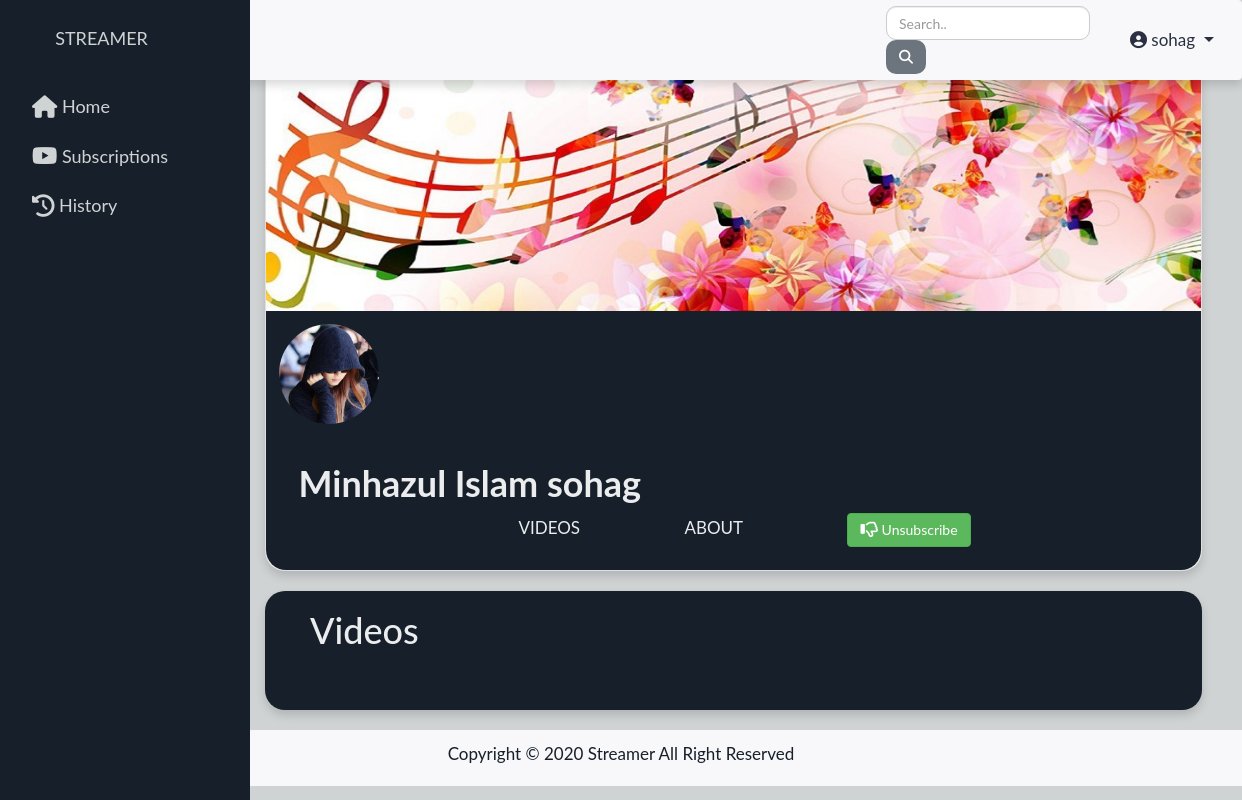
/channel_detail/4/ (signed in), run on an earlier commit of the app's database.
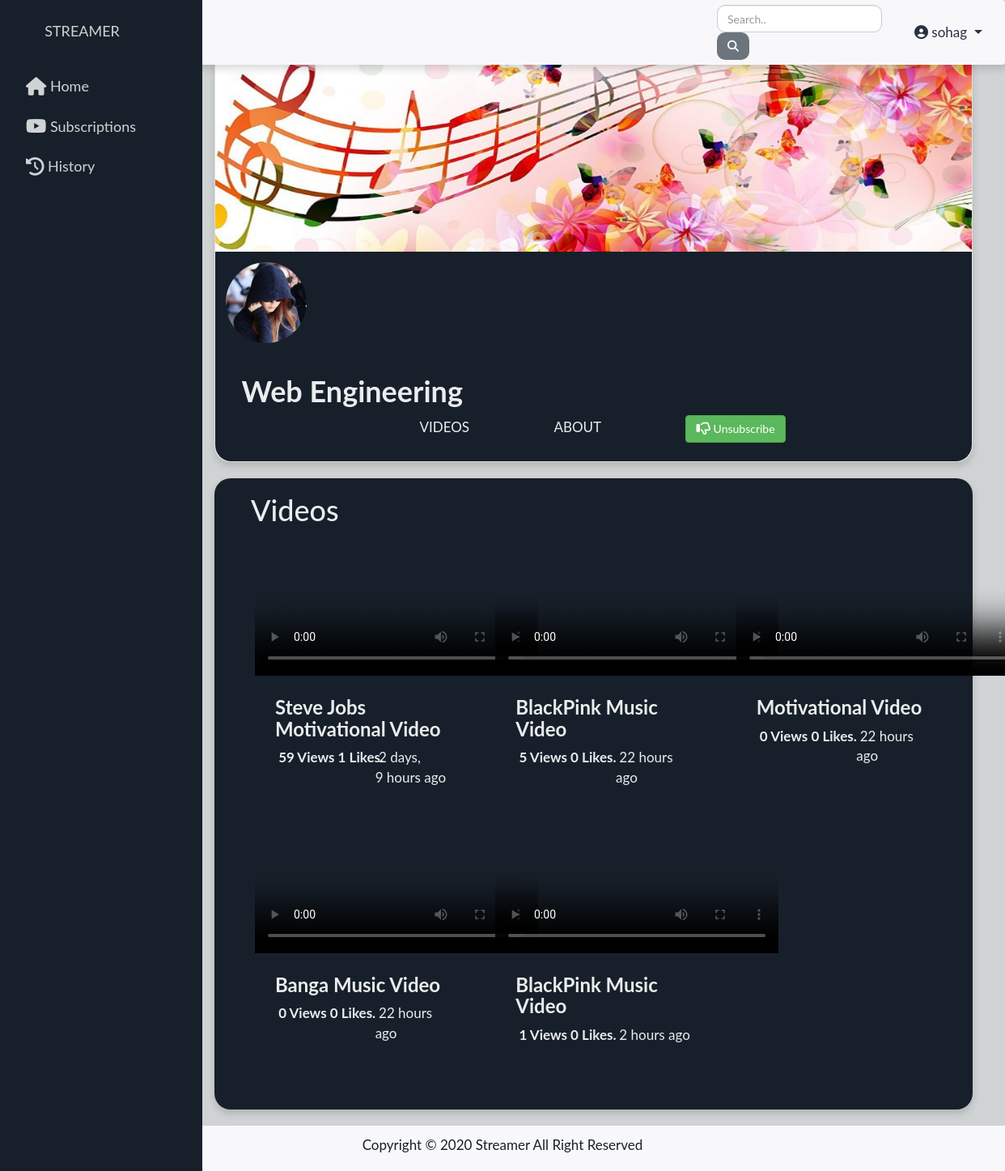
And on a later commit of the database.
### dashboard/models.py (models this page shows, shortened)
class ChannelInfo(models.Model):
    name = models.CharField(max_length=250)
    description = models.TextField(blank=True)
    profile_img = models.ImageField(null=True, blank=True, upload_to='images/')
    cover_img = models.ImageField(null=True, blank=True, upload_to='images/')
    created_on = models.DateTimeField(auto_now=False, auto_now_add=True)
    user_name = models.ForeignKey(User, on_delete=models.CASCADE)
    subscribe = models.ManyToManyField(
        User, blank=True, related_name='subscribe_channel')

class VideoInfo(models.Model):
    title = models.CharField(max_length=250)
    description = models.TextField(blank=True)
    video_content = models.FileField(
        null=True, blank=True, upload_to='videos/')
    video_img = models.ImageField(null=True, blank=True, upload_to='images/')
    created_on = models.DateTimeField(auto_now=False, auto_now_add=True)
    updated = models.DateTimeField(auto_now=True, auto_now_add=False)
    channel_info = models.ForeignKey(ChannelInfo, on_delete=models.CASCADE)
    user_name = models.ForeignKey(User, on_delete=models.CASCADE)
    like = models.ManyToManyField(User, blank=True, related_name='video_post')
    view = models.IntegerField(default=0, null=0, blank=True)
    keyword = models.TextField(blank=True)
    def total_likes(self):
        return self.like.count()

### streameapp/views.py (the view)
# urls.py: path('channel_detail/<pk>/', views.channel_detail, name='channel_detail'),
@login_required
def channel_detail(request, pk):
    channel_detail_item = get_object_or_404(ChannelInfo, pk=pk)
    channel_name = ChannelInfo.objects.filter(user_name=request.user)
    video_item = VideoInfo.objects.filter(channel_info=pk)
    staff2 = get_object_or_404(ChannelInfo, pk=pk)
    subscribed = False
    if staff2.subscribe.filter(pk=request.user.pk).exists():
        subscribed = True
    context = {
        'channel_detail_item': channel_detail_item,
        'channel_name': channel_name,
        'subscribed': subscribed,
        'video_item': video_item
    }
    return render(request, 'frontend/channel_detail.html', context)

### templates/frontend/channel_detail.html (shortened to what this page needs)
{% extends 'base.html' %}
{% load humanize %}
 {% block content %}
<div class="container-fluid main_content">
  <div class="row">
    <div class="col-xl-12">
      <div class="card shadow">
        <img
          class="card-img-top img-fluid cover_pic"
          src="{{ channel_detail_item.cover_img.url }}"
          alt="Card image cap"
        />
        <div class="card-body">
          <div class="card-title">
            <img
              class="img-circle profile_pic"
              src="{{ channel_detail_item.profile_img.url }}"
              alt="Card image cap"
            />
            <h1><b>{{ channel_detail_item.name }}</b></h1>
          </div>
          <div class="channel_option">
            <ul>
              <li>
                <a href="{% url 'channel_detail' pk=channel_detail_item.pk %}">
                  Videos
                </a>
              </li>
              <li>
                <a
                  href="{% url 'channel_detail_about' pk=channel_detail_item.pk %}"
                >
                  About
                </a>
              </li>
              <li>
                <form
                  action="{% url 'subscribe_view' channel_detail_item.pk %}"
                  method="POST"
                >
                  {% csrf_token %} {% if subscribed %}
                  <button type="submit" name="post_id" class="btn btn-success">
                    &nbsp;Unsubscribe
                  </button>
                  {% else %}
                  <button type="submit" name="post_id" class="btn btn-danger">
                    <i class="fa fa-thumbs-o-up fa-lg" aria-hidden="true"></i
                    >&nbsp;Subscribe
                  </button>
                  {% endif %}
                </form>
              </li>
            </ul>
          </div>
        </div>
      </div>
      <div class="about_section shadow">
        {% block about %}
        <h1>Videos</h1>
        <div class="row" style="padding-bottom: 50px">
          {% for data in video_item %}
          <div class="col-xl-4" style="padding-bottom: 20px">
            <a href="{% url 'video_detail' pk=data.pk %}">
              <video width="350" poster="{{ data.video_img.url }}" controls>
                <source
                  src="{{ data.video_content.url }}"
                  type="video/mp4"
                />
              </video>
            </a>
            <div class="row">
              <div class="col-xl">
                <h3><b>{{ data.title }}</b></h3>
              </div>
            </div>
            <div class="row">
              <div class="col-xl-6">
                <p>
                  <b
                    >&nbsp;{{ data.view|intword }}&nbsp;Views&nbsp;{{ data.total_likes|intword }}&nbsp;Likes.</b
                  >
                </p>
              </div>
              <div class="col-xl-6">
                <p>&nbsp;{{ data.created_on|naturaltime }}</p>
              </div>
            </div>
          </div>
          {% endfor %}
        </div>
        {% endblock about %}
      </div>
    </div>
  </div>
</div>
{% endblock content %}

### templates/base.html (shortened to what this page needs)
{% load static %}
<!DOCTYPE html>
<html lang="en">
  <head>
    <link
      rel="stylesheet"
      href='{% static  "./assets/bootstrap/css/bootstrap.min.css" %}'
    />
    <link
      rel="stylesheet"
      href='{% static "./assets/bootstrap/css/Bootsrap-css.css" %}'
    />
    <link
      rel="stylesheet"
      href="https://cdnjs.cloudflare.com/ajax/libs/bootstrap-social/5.1.1/bootstrap-social.css"
    />
    <link rel="stylesheet" href="https://maxcdn.bootstrapcdn.com/bootstrap/3.4.1/css/bootstrap.min.css">
    <link rel="stylesheet" href="{% static "./css/base.css" %}">
  </head>
  <body>
      <nav
        class="navbar navbar-expand-sm shadow fixed-top"
        id="mainNav">
        <div class="container-fluid">
          <div id="mySidenav" class="sidenav">
            <div class="row">
              <div class="navbar_icon">
                <a href="{% url 'home' %}">
                    &nbsp; Streamer
                </a>
              </div>
            </div>
            <br>
            <button class="sidebar-btn">
              <a href="{% url 'home' %}"><i class="fa fa-home fa-lg" aria-hidden="true"></i>&nbsp;Home </a>
            </button>
            <button class="sidebar-btn">
              <a href="{% url 'subscription_view' %}"><i class="fa fa-youtube-play fa-lg" aria-hidden="true"></i>&nbsp;Subscriptions</a>
            </button>
            <button class="sidebar-btn">
              <a href="{% url 'history' %}"><i class="fa fa-history fa-lg" aria-hidden="true"></i>&nbsp;History </a>
            </button>
          </div>
          <div class="collapse navbar-collapse" id="navbarSupportedContent">
            <form
                action="{% url 'search' %}"
                method="GET"
                class="form-inline my-2 my-lg-0 search_style"
                >
              <input
                class="form-control mr-sm-2"
                type="search"
                name="q"
                placeholder="Search.."
                aria-label="Search"
                style="border-radius: 10px;"
              />
              <button class="btn btn-secondary my-2 my-sm-0" type="submit" style="border-radius: 10px;">
                <i class="fa fa-search"></i>
              </button>
            </form>
          </div>
            <div class="navbar-nav ml-auto row">
              <div class="nav-item col col-md col-xl">
                {% if user.is_authenticated %}
                <ul class="navbar-nav ml-auto">
                  <li class="nav-item dropdown">
                    <a
                    class="nav-link dropdown-toggle"
                    href="#"
                    id="userMenu"
                    data-toggle="dropdown"
                    aria-haspopup="true"
                    aria-expanded="false"
                    >
                    <i class="fa fa-user-circle" aria-hidden="true"></i>
                    {{ user.username }}
                    </a>
                  </li>
                </ul>
                {% else %}
                <form class="form-inline ml-auto">
                  <a href="{% url 'login' %}" class="btn btn-danger" style="border-radius: 10px;">Log in</a>
                  <a href="{% url 'signup' %}" class="btn btn-primary ml-2 text-light" style="border-radius: 10px;">Sign up</a>
                </form>
                {% endif %}
              </div>
            </div>
          </div>
      </nav>
      {% block content %}
      {% endblock content %}
      <footer class="py-3 footer" style="margin-top: 0px">
        <p class="text-center" style="margin-top: 2px;">
          Copyright &copy; 2020 Streamer All Right Reserved
        </p>
      </footer>
  </body>
</html>

### static/css/base.css (style rules this page uses)
.row { margin-left: 10px; margin-right: 10px; }
.row:after { content: ""; display: table; clear: both; }

### templates/base.html (style rules this page uses)
body { font-family: "Lato", sans-serif; font-size: 17px; background-color: #D0D3D4; }
.navbar { background-color: #f8f8fb; position: fixed; }
.navbar_icon { margin-left: 20px; text-transform: uppercase; color:#2a3042; }
a.nav-link { color: #2a3042; text-decoration: none; }
.shadow { box-shadow: 0 4px 2px -2px rgba(0, 0, 0, 0.1); }
.sidenav { height: 100%; width: 250px; position: fixed; z-index: 1; top: 0; left: 0; background-color:#17202A; overflow-x: hidden; padding-top: 20px; }
.sidenav a, .dropdown-btn { padding: 6px 8px 6px 16px; text-decoration: none; font-size: 18px; color: #D0D3D4; display: block; border: none; background: none; width: 100%; text-align: left; cursor: pointer; outline: none; }
.sidebar-btn { padding: 6px 8px 6px 16px; text-decoration: none; font-size: 18px; color: #818181; display: block; border: none; background: none; width: 100%; text-align: left; cursor: pointer; outline: none; }
.collapse { padding-left: 280px; }
.search_style { padding-left: 580px; }
footer.footer { background-color: #f8f8fb; color: #17202a; }

### templates/frontend/channel_detail.html (style rules this page uses)
div.main_content { padding-top: 60px; padding-left: 240px; background-color: #d0d3d4; top: 0; }
.card { border-radius: 20px; }
.card-body { color: #eaecee; background-color: #17202a; border-bottom-left-radius: 20px; border-bottom-right-radius: 20px; }
img.profile_pic { border-radius: 50%; width: 100px; height: 100px; }
img.cover_pic { padding-top: 0px; height: 250px; }
.channel_option { margin-left: 0px; padding-left: 100px; }
.channel_option li { list-style-type: none; display: inline-block; padding-left: 100px; text-transform: uppercase; }
.channel_option li a { width: 280px; text-decoration: none; color: #eaecee; }
.shadow { box-shadow: 0 4px 2px -2px rgba(0, 0, 0, 0.1); }
.about_section { background-color: #17202a; color: #eaecee; padding-left: 25px; margin-bottom: 20px; border-radius: 20px; }
h1 { padding-left: 20px; padding-top: 20px; }
.card-body { color: #eaecee; background-color: #17202a; }

What changed in the data, as far as the page shows it:
changed ChannelInfo: name "Minhazul Islam sohag" → "Web Engineering"
added VideoInfo: title "Steve Jobs Motivational Video", view "59", total_likes "1", created_on "2 days, 9 hours ago"
added VideoInfo: title "BlackPink Music Video", view "5", total_likes "0", created_on "22 hours ago"
added VideoInfo: title "Motivational Video", view "0", total_likes "0", created_on "22 hours ago"
added VideoInfo: title "Banga Music Video", view "0", total_likes "0", created_on "22 hours ago"
added VideoInfo: title "BlackPink Music Video", view "1", total_likes "0", created_on "2 hours ago"
